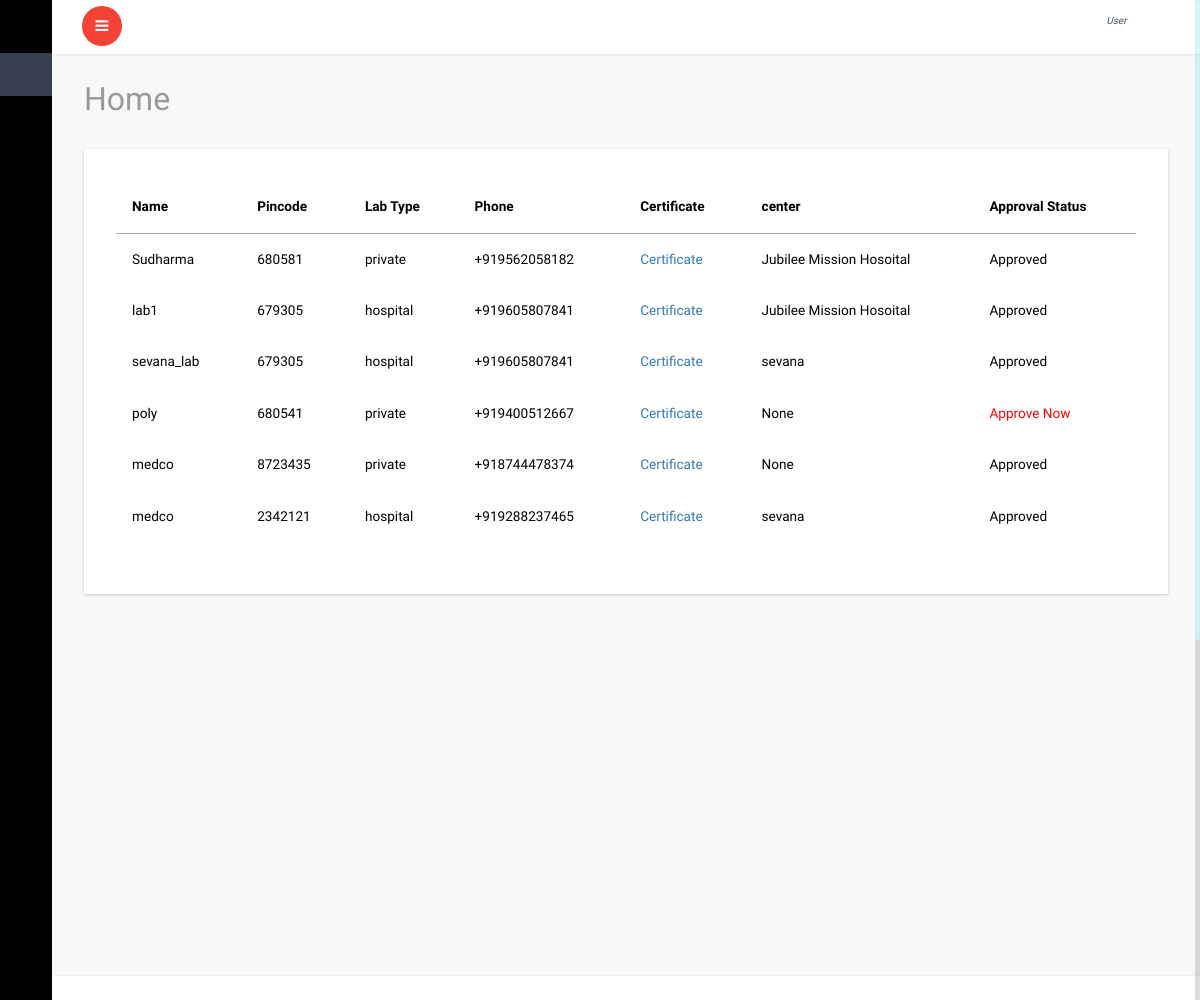
Before: /all_labs/ with the older database file.
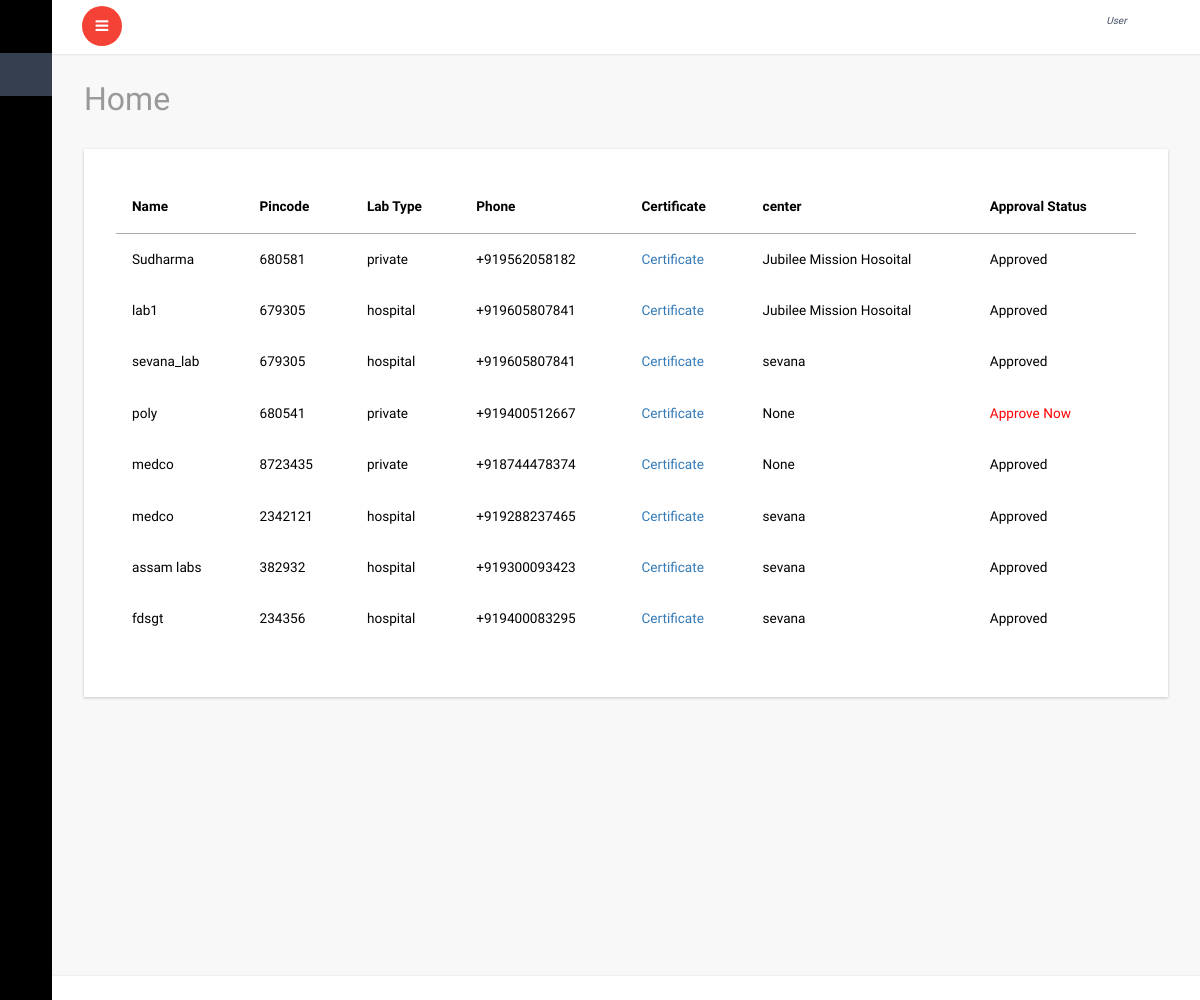
After: the same page with the newer database file.
### account/models.py (models this page shows, shortened)
class Lab(models.Model):
    user=models.OneToOneField(User,on_delete=models.CASCADE,blank=True,null=True)
    lab_name=models.CharField(max_length=50)
    center=models.ForeignKey(Center,on_delete=models.CASCADE,blank=True,null=True)
    loaction=models.CharField(max_length=100,blank=True,null=True)
    lab_district=models.CharField(max_length=40,blank=True,null=True,choices=District_name,default=Thrissur)
    lab_pincode=models.IntegerField()
    lab_type=models.CharField(max_length=30,blank=True,null=True,choices=lab_type)
    lab_certificate=models.FileField(upload_to='lab_certificate')
    lab_avilability=models.CharField(max_length=30,choices=available,default=available)
    phonenumber=PhoneNumberField(blank=True,null=True)
    photo_of_lab=models.ImageField(upload_to='lab_image',default="lab.jpg")
    status_appruval=models.BooleanField(default=False)

class Center(models.Model):
    user=models.OneToOneField(User,on_delete=models.CASCADE)
    center_name=models.CharField(max_length=50)
    authority_type=models.CharField(max_length=50,choices=authority_types,default=govermnet)
    center_pincode=models.PositiveIntegerField()
    center_place=models.CharField(max_length=60)
    center_type=models.CharField(max_length=50,choices=ceter_types,)
    center_ideantification_proof=models.FileField(upload_to='center_proof')
    center_phone=PhoneNumberField()
    center_photo=models.ImageField(upload_to='center_photo')
    status_appruval=models.BooleanField(default=False)
    def __str__(self):
        return str(self.center_name)

### account/views.py (the view)
# urls.py: path('all_labs/',views.all_labs,name='all_labs'),
def all_labs(request):
    c=Lab.objects.all()
    return render(request,'admin/labs.html',{'c':c})

### templates/admin/labs.html (shortened to what this page needs)
{% extends 'dashboard/index.html' %}
{% block content %}
			<div id="page-wrapper">
				<div class="graphs">
					<h3 class="blank1">Home</h3>
					 <div class="xs tabls">
						<div class="bs-example4" data-example-id="contextual-table">
                            <table class="table">
                                {% if c %}
                                <thead>
                                    <tr>
                                      <th>Name</th>
                                      <th>Pincode</th>
                                       <th>Lab Type</th>
                                       <th>Phone</th>
                                       <th>Certificate</th>
                                       <th>center</th>
                                        <th>Approval Status</th>
                                    </tr>
                                </thead>
                                <tbody>
                                    {% for l in c %}
                                    <tr>
                                        <td>{{l.lab_name}}</td>
                                        <td>{{l.lab_pincode}}</td>
                                        <td>{{l.lab_type}}</td>
                                        <td>{{l.phonenumber}}</td>
                                        <td><a href="{{l.lab_certificate.url}}">Certificate</a></td>
                                        <td>{{l.center}}</td>
                                     {% if l.status_appruval == True %}
                                        <td>Approved</td>
                                        {% else %}
                                        <td><a href="{% url 'labappruval' l.id %}" style="color: red;">Approve Now</a></td>
                                        {% endif %}
                                    </tr>
                                    {% endfor %}
                                </tbody>
                            </table>
                            {% else %}
                            <h4>No Centers Registerd For appruval</h4>
                            {% endif %}
					   </div>
						</div>
						</div>
					</div>
		{% endblock %}

### templates/dashboard/index.html (shortened to what this page needs)
<!DOCTYPE HTML>
<html>
{% include 'dashboard/left.html' %}
    {% include 'dashboard/header.html' %}
			{% block content %}{% endblock %}
			<footer>
			</footer>
</body>
</html>

### templates/dashboard/left.html (shortened to what this page needs)
<html lang="en">
<head>
</head>
<body>
    <head>
        <link href="/static/dashboard/css/bootstrap.min.css" rel='stylesheet' type='text/css' />
        <link href="/static/dashboard/css/style.css" rel='stylesheet' type='text/css' />
        <link href="/static/dashboard/css/font-awesome.css" rel="stylesheet">
        <link rel="stylesheet" href="/static/dashboard/css/icon-font.min.css" type='text/css' />
        <link href="/static/dashboard/css/animate.css" rel="stylesheet" type="text/css" media="all">
        </head>
         <body class="sticky-header left-side-collapsed"  onload="initMap()">
            <section>
                <div class="left-side sticky-left-side">
                    <div class="logo-icon text-center">
                        <a href="{% url 'index' %}"><i class="lnr lnr-home"></i> </a>
                    </div>
                    <div class="left-side-inner">
                            <ul class="nav nav-pills nav-stacked custom-nav">
                                <li class="active"><a href="{% url 'dashboard' %}"><i class="lnr lnr-power-switch"></i><span>Dashboard</span></a></li>
                            </ul>
                    </div>
                </div>
</body>
</html>

### templates/dashboard/header.html (shortened to what this page needs)
<html lang="en">
<head>
</head>
<body>
		<div class="main-content">
			<div class="header-section">
			<a class="toggle-btn  menu-collapsed"><i class="fa fa-bars"></i></a>
			<div class="menu-right">
				<div class="user-panel-top">
					<div class="profile_details">
						<ul>
							<li class="dropdown profile_details_drop">
								<a href="#" class="dropdown-toggle" data-toggle="dropdown" aria-expanded="false">
									<div class="profile_img">
										{% if user.is_superuser %}
										<span style="background:url(/static/dashboard/images/1.jpg) no-repeat center"> </span>
										 <div class="user-name">
											<p>{{user.username}}<span>Administrator</span></p>
											{% elif user.center.center_type == 'Hospital' %}
											<span style="background:url({{user.center.center_photo.url}}) no-repeat center"> </span>
										 	<div class="user-name">
											<p>{{user.center.center_name}}<span>Hospital</span></p>
											{% elif user.center.user_type == 'CSLTC' %}
											<span style="background:url({{user.center.center_photo.url}}) no-repeat center"> </span>
										 	<div class="user-name">
											<p>{{user.center.center_name}}<span>CSLTC</span></p>
											{% elif user.center.user_type == 'CFLTC' %}
											<span style="background:url({{user.center.center_photo.url}}) no-repeat center"> </span>
										 	<div class="user-name">
											<p>{{user.center.center_name}}<span>CFLTC</span></p>
											{% elif user.center.user_type == 'Domicile' %}
											<span style="background:url({{user.center.center_photo.url}}) no-repeat center"> </span>
										 	<div class="user-name">
											<p>{{user.center.center_name}}<span>Domicile</span></p>
											{% elif user.lab.lab_type == 'private' %}
											<span style="background:url({{user.lab.photo_of_lab.url}}) no-repeat center"> </span>
										 	<div class="user-name">
											<p>{{user.lab.lab_name}}<span>Lab</span></p>
											{% elif user.lab.lab_type == 'hospital' %}
											<span style="background:url({{user.lab.photo_of_lab.url}}) no-repeat center"> </span>
										 	<div class="user-name">
											<p>{{user.lab.center.center_name}}<span>Lab</span></p>
											{% elif user.home %}
										 	<div class="user-name">
											<p>{{user.home.name}}<span>Home</span></p>
											{% elif user.dmo %}
										 	<div class="user-name">
											<p>{{user.dmo.name}}<span>DMO</span></p>
											{% elif user.doctor %}
											<span style="background:url({{user.doctor.doctor_photo.url}}) no-repeat center"> </span>
										 	<div class="user-name">
											<p>{{user.dmo.name}}<span>Doctor</span></p>
											{% else %}
											<div class="user-name">
											<p>{{user.userregister.name}}<span>User</span></p>
											{% endif %}
										 </div>
										 <i class="lnr lnr-chevron-down"></i>
										<div class="clearfix"></div>
									</div>
								</a>
							</li>
							<div class="clearfix"> </div>
						</ul>
					</div>
					<div class="clearfix"></div>
				</div>
			  </div>
			</div>
</body>
</html>

Changed rows visible on the page:
added Lab: lab_name "assam labs", lab_pincode "382932", lab_type "hospital", phonenumber "+919300093423", center "sevana", status_appruval "Approved"
added Lab: lab_name "fdsgt", lab_pincode "234356", lab_type "hospital", phonenumber "+919400083295", center "sevana", status_appruval "Approved"
